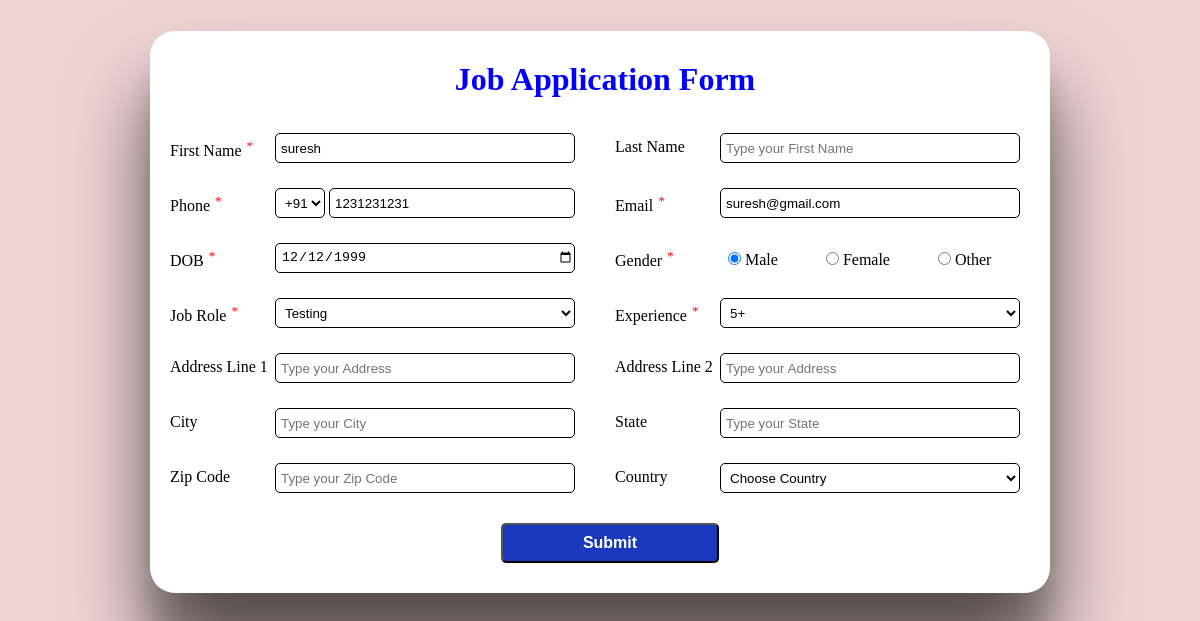
/userupdateview/74/, run on an earlier commit of the app's database.
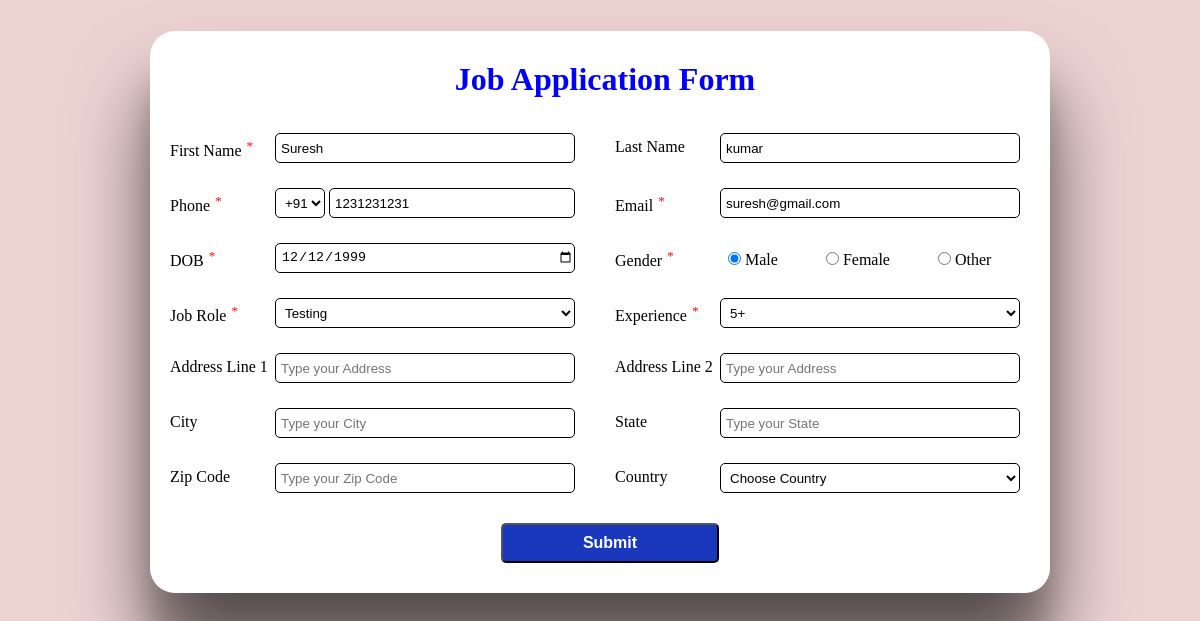
And on a later commit of the database.
### min/models.py (models this page shows, shortened)
class Jobseeker(models.Model):
    def validate_first_name(first_name):
        if (
            (first_name == None)
            or (first_name == "")
            or (len(first_name) < 3)
            or (len(first_name) > 25)
        ):
            raise ValidationError(f"{first_name} is invalid")
    def validate_phone(phone):
        regexmob = r"^\d{10}$"
        matchvalue = re.match(regexmob, phone)
        if phone == "" or matchvalue == None:
            raise ValidationError(f"{phone} is invalid")
    def validate_date(dob):
        today = date.today()
        if (today - dob).total_seconds() / 31536000 < 18:
            raise ValidationError(f"{dob} is invalid")
    first_name = models.CharField(
        max_length=25, null=False, validators=[validate_first_name]
    )
    last_name = models.CharField(max_length=25, null=True, blank=True)
    country_code = [("+91", "+91"), ("+1", "+1")]
    code = models.CharField(
        max_length=3, null=False, choices=country_code, default="+91"
    )
    phone = models.CharField(max_length=10, null=False, validators=[validate_phone])
    email = models.EmailField(null=False, unique=True)
    dob = models.DateField(null=False, validators=[validate_date])
    genderchoice = [("Male", "Male"), ("Female", "Female"), ("Other", "Other")]
    gender = models.CharField(
        null=False, max_length=6, choices=genderchoice, default=None
    )
    jobchoice = [
        ("", "Choose Job Role"),
        ("Developer", "Developer"),
        ("Testing", "Testing"),
        ("Devops", "Devops"),
        ("Operations", "Operations"),
        ("Accounting", "Accounting"),
    ]
    job_role = models.CharField(null=False, max_length=10, choices=jobchoice)
    experiencelevel = [
        ("", "Choose Experience (In years)"),
        ("0", "0"),
        ("1", "1"),
        ("2", "2"),
        ("3", "3"),
        ("4", "4"),
        ("5+", "5+"),
    ]
    experience = models.CharField(max_length=2, null=False, choices=experiencelevel)
    address_line_one = models.CharField(null=True, max_length=35, blank=True)
    address_line_two = models.CharField(null=True, max_length=35, blank=True)
    city = models.CharField(null=True, max_length=20, blank=True)
    state = models.CharField(null=True, max_length=20, blank=True)
    zip_code = models.CharField(max_length=6, null=True, blank=True)
    countrychoices = [("", "Choose Country"), ("India", "India"), ("US", "US")]
    country = models.CharField(
        null=True, max_length=5, choices=countrychoices, blank=True
    )

### min/views.py (the view, shortened to what this page needs)
# urls.py: path("userupdateview/<int:pk>/", views.UserUpdateView.as_view(), name="update"),
class UserUpdateView(UpdateView):
    model = Jobseeker
    template_name = "django_update_page.html"
    form_class = JobForm
    success_url = reverse_lazy("user_data")

### min/templates/django_update_page.html (shortened to what this page needs)
{% extends "base.html" %}
{% block body %}
<form method="POST" action="" class="Form" id="Form" novalidate>
    <div class="formRow">
        <div class="userInputs">
            <div class="inputLabel">
                {{form.first_name.label}}
                <sup>*</sup>
            </div>
            <div class="input-field">
                {{form.first_name}}
            </div>
        </div>
        <div class="userInputs">
            <div class="inputLabel">
                {{form.last_name.label}}
            </div>
            <div class="input-field">
                {{form.last_name}}
            </div>
        </div>
    </div>
    <div class="formRow">
        <div class="userInputs">
            <div class="inputLabel">
                {{form.phone.label}}
                <sup>*</sup>
            </div>
            <div class="input-field">
                {{form.code}}
                {{form.phone}}
            </div>
        </div>
        <div class="userInputs">
            <div class="inputLabel">
                {{form.email.label}}
                <sup>*</sup>
            </div>
            <div class="input-field">
                {{form.email}}
            </div>
        </div>
    </div>
    <div class="formRow">
        <div class="userInputs">
            <div class="inputLabel">
                {{form.dob.label}}
                <sup>*</sup>
            </div>
            <div class="input-field">
                {{form.dob}}
            </div>
        </div>
        <div class="userInputs">
            <div class="inputLabel">
                {{form.gender.label}}
                <sup>*</sup>
            </div>
            <div class="input-field" id="gender-options">
                {{form.gender}}
            </div>
        </div>
    </div>
    <div class="formRow">
        <div class="userInputs">
            <div class="inputLabel">
                {{form.job_role.label}}
                <sup>*</sup>
            </div>
            <div class="input-field">
                {{form.job_role}}
            </div>
        </div>
        <div class="userInputs">
            <div class="inputLabel">
                {{form.experience.label}}
                <sup>*</sup>
            </div>
            <div class="input-field">
                {{form.experience}}
            </div>
        </div>
    </div>
    <div class="formRow">
        <div class="userInputs">
            <div class="inputLabel">
                {{form.address_line_one.label}}
            </div>
            <div class="input-field">
                {{form.address_line_one}}
            </div>
        </div>
        <div class="userInputs">
            <div class="inputLabel">
                {{form.address_line_two.label}}
            </div>
            <div class="input-field">
                {{form.address_line_two}}
            </div>
        </div>
    </div>
    <div class="formRow">
        <div class="userInputs">
            <div class="inputLabel">
                {{form.city.label}}
            </div>
            <div class="input-field">
                {{form.city}}
            </div>
        </div>
        <div class="userInputs">
            <div class="inputLabel">
                {{form.state.label}}
            </div>
            <div class="input-field">
                {{form.state}}
            </div>
        </div>
    </div>
    <div class="formRow">
        <div class="userInputs">
            <div class="inputLabel">
                {{form.zip_code.label}}
            </div>
            <div class="input-field">
                {{form.zip_code}}
            </div>
        </div>
        <div class="userInputs">
            <div class="inputLabel">
                {{form.country.label}}
            </div>
            <div class="input-field">
                {{form.country}}
            </div>
        </div>
    </div>
    <div class="formRow" id="buttonClass">
        <input type="submit" value="Submit" id="b2"  name="submit">
    </div>
</form>
{% endblock body %}

What changed in the data, as far as the page shows it:
changed Jobseeker "suresh@gmail.com": first_name "suresh" → "Suresh"; last_name (not shown) → "kumar"
